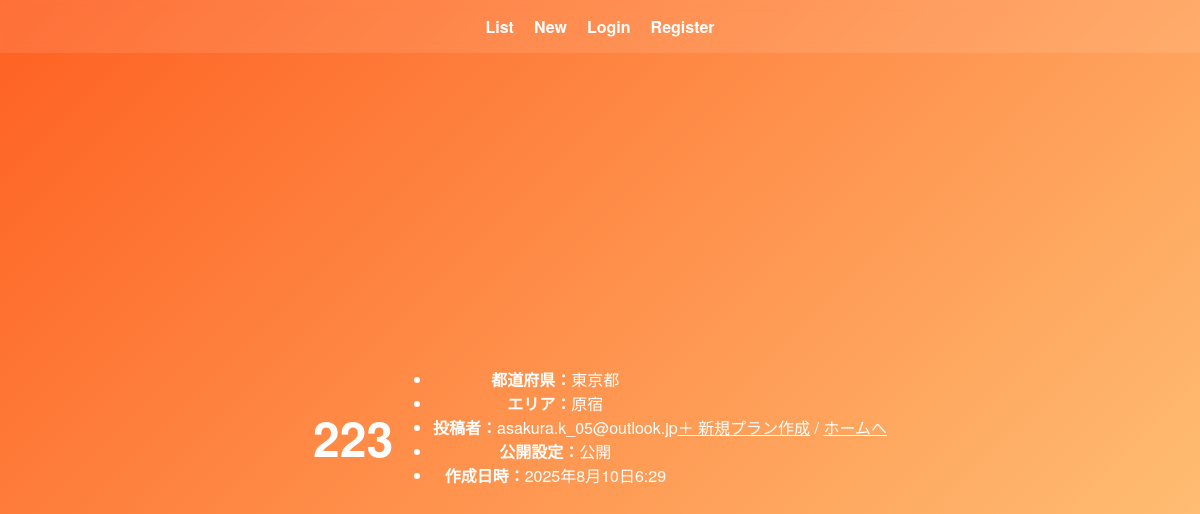
Screenshot of /plans/4/ with the database file from the repository.
### plans/models.py (models this page shows, shortened)
class Plan(models.Model):
    title = models.CharField(max_length=100)
    pref = models.CharField(max_length=20, choices=PREF_CHOICES)
    sub_area = models.CharField(max_length=50, choices=SUBAREA_CHOICES)
    author = models.ForeignKey(User, on_delete=models.CASCADE)
    is_public = models.BooleanField(default=True)
    created_at = models.DateTimeField(auto_now_add=True)
    default_mode = models.CharField(
        max_length=10,
        choices=TRAVEL_MODES,
        default="walk",
        verbose_name="デフォルト移動手段",
    )
    class Meta:
        ordering = ["-created_at"]

### plans/views.py (the view)
# urls.py: path("plans/<int:pk>/", pv.plan_detail, name="plan_detail"),  # 詳細表示
def plan_detail(request, pk):
    plan = get_object_or_404(Plan, pk=pk)
    return render(request, "plans/plan_detail.html", {"plan": plan})

### templates/plans/plan_detail.html (shortened to what this page needs)
{% extends "base.html" %}
{% block content %}
<h1>{{ plan.title }}</h1>
<ul>
  <li><strong>都道府県：</strong>{{ plan.pref }}</li>
  <li><strong>エリア：</strong>{{ plan.sub_area }}</li>
  <li><strong>投稿者：</strong>{{ plan.author.username }}</li>
  <li><strong>公開設定：</strong>{{ plan.is_public|yesno:"公開,非公開" }}</li>
  <li><strong>作成日時：</strong>{{ plan.created_at }}</li>
</ul>
<p style="margin-top:16px;">
  <a href="/plans/new/">＋ 新規プラン作成</a> /
  <a href="/">ホームへ</a>
</p>
{% endblock %}

### static/css/style.css (style rules this page uses)
body { margin: 0; font-family: "Helvetica Neue", Arial, sans-serif; background: linear-gradient(135deg, #fe6021 0%, #ffcc80 100%); color: white; min-height: 100vh; display: flex; flex-direction: column; }
h1 { font-size: 48px; font-weight: 600; margin-bottom: 10px; }
a { color: white; text-decoration: underline; }

### rows the page displays
Plan: title "223", pref "東京都", sub_area "原宿", author.username "asakura.k_05@outlook.jp", is_public "公開", created_at "2025年8月10日6:29"
